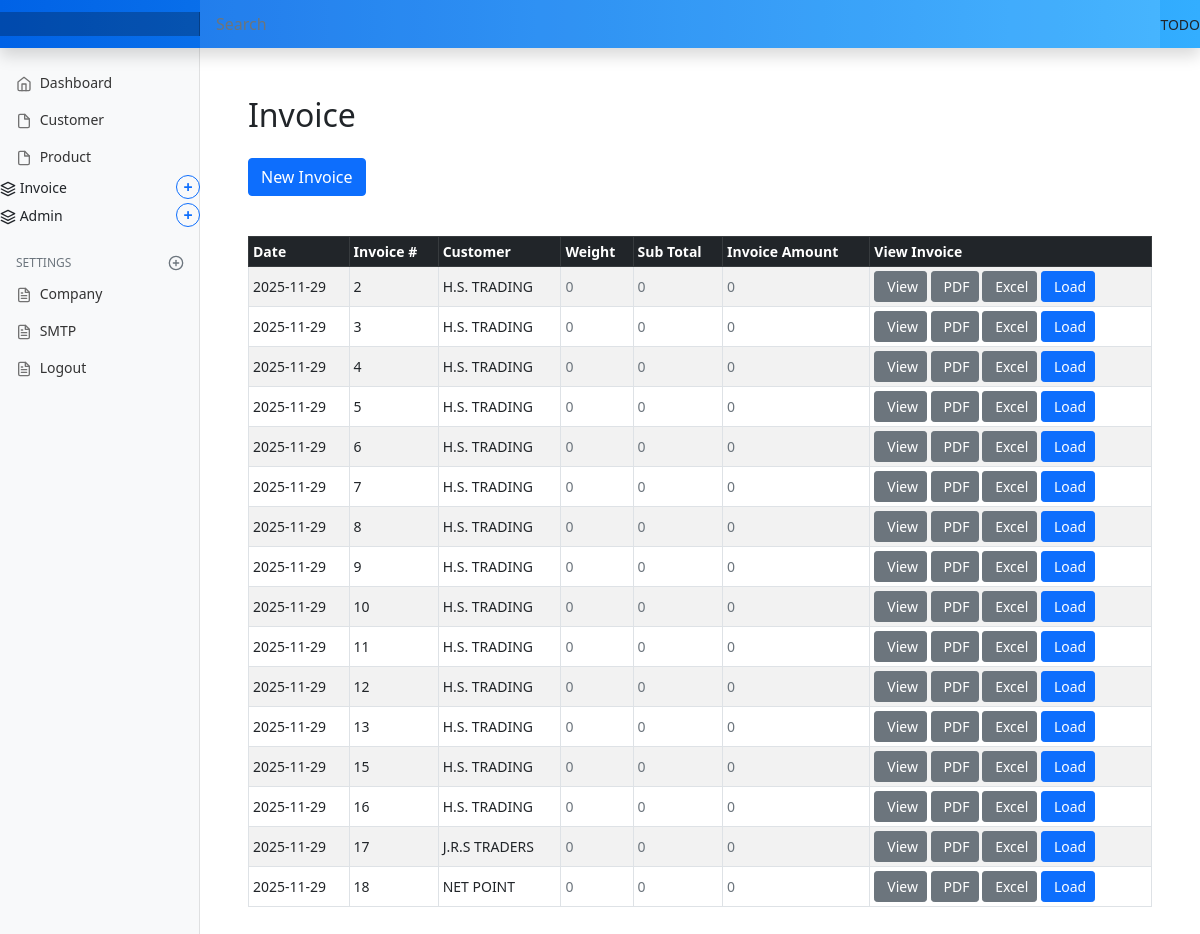
The app's page /invoice/invoice_entry/save, older data.
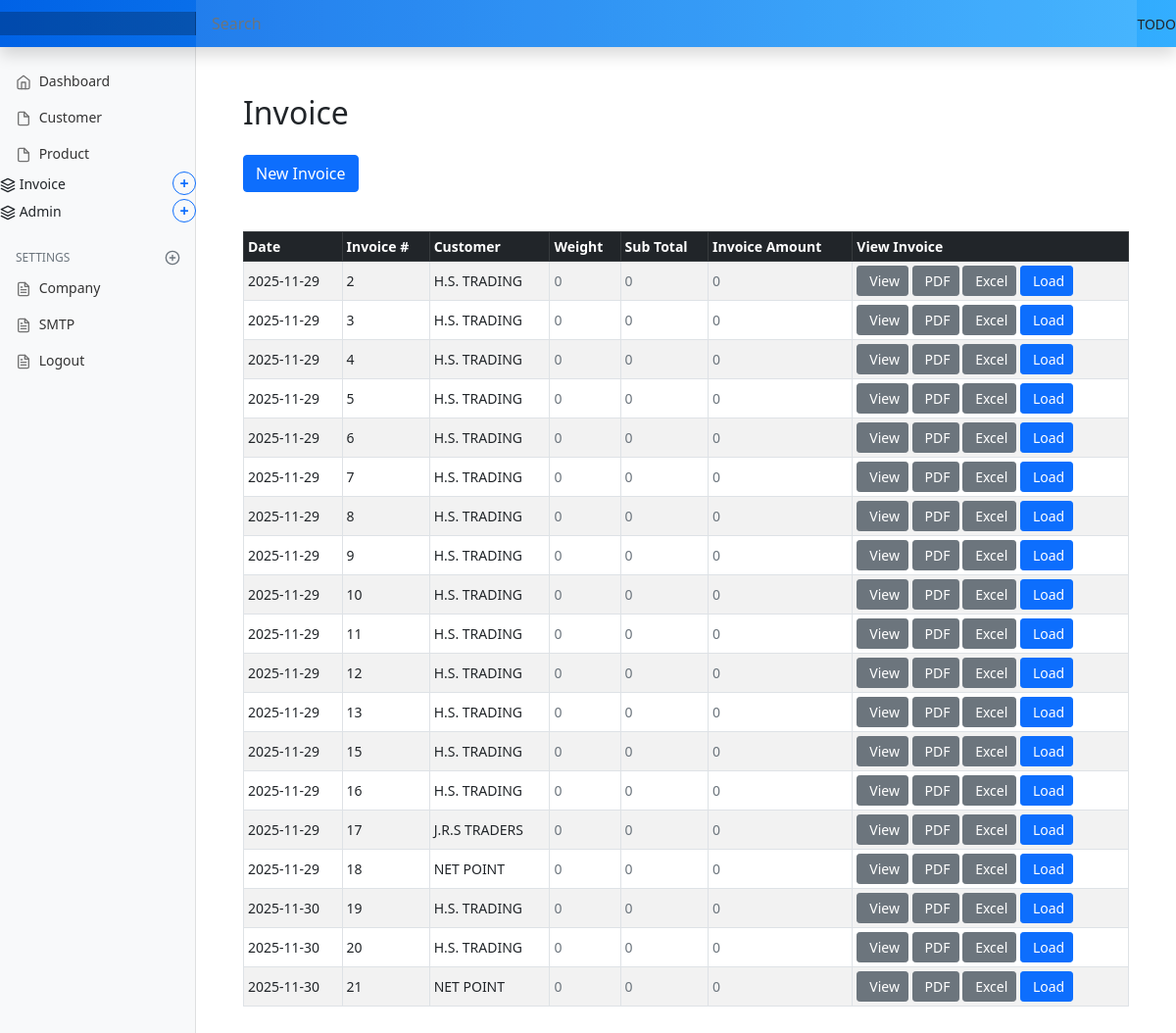
The same page, newer data.
### marania_invoice_app/models.py (models this page shows, shortened)
class Invoice(models.Model):
    invoice_date = models.DateField(null=True, blank=True, default=date.today)
    invoice_number = models.CharField(max_length=50, unique=True, null=True)
    customer_code = models.CharField(max_length=50, unique=False, null=True)
    customer_name = models.CharField(max_length=100, null=True)
    customer_gst = models.CharField(max_length=20, null=True, blank=True)
    customer_address = models.TextField(null=True, blank=True)
    customer_contact = models.CharField(max_length=30, null=True, blank=True)
    customer_email = models.EmailField(null=True, blank=True)
    ship_to_customer_code = models.CharField(max_length=50, unique=False, null=True)
    ship_to_customer_name = models.CharField(max_length=100, null=True)
    ship_to_customer_gst = models.CharField(max_length=20, null=True, blank=True)
    ship_to_customer_address = models.TextField(null=True, blank=True)
    ship_to_customer_contact = models.CharField(max_length=30, null=True, blank=True)
    ship_to_customer_email = models.EmailField(null=True, blank=True)
    dispatched_through = models.CharField(max_length=100, null=True, blank=True)

### marania_invoice_app/views.py (the view)
# urls.py: path('invoice_entry/save', views.invoice_save, name='invoice_save'),
def invoice_save(request):
    if request.method == 'POST':
        try:
            invoice_number = request.POST.get('invoice_number')
            invoice_instance = Invoice.objects.filter(invoice_number=invoice_number).first()
            if invoice_instance:
                print("^^^UPDATE MODE^^^^")
                form = InvoiceForm(request.POST, instance=invoice_instance)
            else:
                print("^^^INSERT MODE^^^^")
                form = InvoiceForm(request.POST)
            if form.is_valid():
                invoice_instance = form.save()   # Creates or updates
                invoice_number_int = int(form.cleaned_data['invoice_number'])
                try:
                    with transaction.atomic():
                        settings = CompanySettings.objects.select_for_update().get(id=1)
                        settings.current_invoice_number = invoice_number_int
                        settings.save()
                except CompanySettings.DoesNotExist:
                    print("###Exception raised while saving the invoice number")
                    pass
                item_spec_list             = request.POST.getlist('item_spec[]')
                item_code_list             = request.POST.getlist('item_code[]')
                item_description_list      = request.POST.getlist('item_description[]')
                item_mesh_size_list        = request.POST.getlist('item_mesh_size[]')
                item_mesh_depth_list       = request.POST.getlist('item_mesh_depth[]')
                item_quantity_list         = request.POST.getlist('item_quantity[]')
                item_price_list            = request.POST.getlist('item_price[]')
                item_gst_amount_list       = request.POST.getlist('item_gst_amount[]')
                item_total_with_gst_list   = request.POST.getlist('item_total_with_gst[]')
                item_hsn_code_list         = request.POST.getlist('item_hsn_code[]')
                if invoice_instance:
                    InvoiceItem.objects.filter(invoice=invoice_instance).delete()
                invoice_item_list = []
                for index in range(len(item_code_list)):
                    if item_code_list[index].strip():
                        invoice_item_list.append(
                            InvoiceItem(
                                invoice               = invoice_instance,
                                item_spec             = item_spec_list[index],
                                item_code             = item_code_list[index],
                                item_description      = item_description_list[index],
                                item_mesh_size        = item_mesh_size_list[index],
                                item_mesh_depth       = item_mesh_depth_list[index],
                                item_quantity         = item_quantity_list[index],
                                item_price            = item_price_list[index],
                                item_gst_amount       = item_gst_amount_list[index],
                                item_total_with_gst   = item_total_with_gst_list[index],
                                item_hsn_code         = item_hsn_code_list[index],
                            )
                        )
                if invoice_item_list:
                    InvoiceItem.objects.bulk_create(invoice_item_list)
            else:
                print("FORM IS NOT VALID")
                print(form.errors)
        except Exception as e:
            print("Exception raised...")
            print(f"Error: {e}")
            return HttpResponse(f"An error occurred: {e}")
        return redirect('invoice_entry')
    else:
        form = InvoiceForm()
    invoices = Invoice.objects.all()
    context = {
        'invoice_form': InvoiceForm(),
        'invoices': invoices
    }
    return render(request, 'marania_invoice_app/invoice_entry.html', context)

### marania_invoice_app/templatetags/dict_extras.py (called while the page is built)
@register.filter
def get_item(dictionary, key):
    if dictionary is None or dictionary == "":
        return {}
    return dictionary.get(key)

### templates/marania_invoice_app/invoice_entry.html (shortened to what this page needs)
{% extends 'partials/base.html' %}
{% load static %}
{% load crispy_forms_tags %}
{% block main %}
{% load dict_extras %}
<main class="col-md-9 ms-sm-auto col-lg-10 px-md-4">
  <div class="container my-5">
    <h2 class="mb-4">Invoice</h2>
    <button class="btn btn-primary mb-3" type="button" data-bs-toggle="collapse" data-bs-target="#customerForm" aria-expanded="false" aria-controls="customerForm">
      New Invoice
    </button>
    <div class="invoice-list mt-4">
      {% if invoices %}
        <div class="table-responsive">
          <table class="table table-striped table-hover table-bordered table-sm align-middle">
            <thead class="table-dark">
              <tr>
                <th scope="col">Date</th>
                <th scope="col">Invoice #</th>
                <th scope="col">Customer</th>
                <th scope="col">Weight</th>
                <th scope="col">Sub Total</th>
                <th scope="col">Invoice Amount</th>
                <th scope="col">View Invoice</th>
              </tr>
            </thead>
            <tbody>
              {% for invoice in invoices %}
                <tr>
                  <td>{{ invoice.invoice_date|date:"Y-m-d" }}</td>
                  <td>{{ invoice.invoice_number }}</td>
                  <td>{{ invoice.customer_name }}</td>
                  {% with invoice_item=invoiceitems|get_item:invoice.invoice_number %}
                    <td>
                      {% if invoice_item %}
                        {{ invoice_item.weight }}
                      {% else %}
                        <span class="text-muted">0</span>
                      {% endif %}
                    </td>
                     <td>
                      {% if invoice_item %}
                        {{ invoice_item.sub_total }}
                      {% else %}
                        <span class="text-muted">0</span>
                      {% endif %}
                    </td>
                     <td>
                      {% if invoice_item %}
                        {{ invoice_item.invoice_amount }}
                      {% else %}
                        <span class="text-muted">0</span>
                      {% endif %}
                    </td>
                  {% endwith %}
                  <td>
                    <a href="javascript:void(0);"
                      onclick="openInvoicePopup('{{ invoice.invoice_number }}')"
                      class="btn btn-sm btn-secondary d-inline-flex align-items-center">
                       View
                    </a>
                 <a href="{% url 'invoice_pdf' invoice.invoice_number %}"
                    class="btn btn-sm btn-secondary d-inline-flex align-items-center">
                     PDF
                  </a>
                     <a href="javascript:void(0);"
                      onclick="openInvoicePopup('{{ invoice.invoice_number }}')"
                      class="btn btn-sm btn-secondary d-inline-flex align-items-center">
                       Excel
                    </a>
                    <a href="javascript:void(0);"
                       onclick="loadInvoice('{{ invoice.invoice_number }}')"
                        class="btn btn-sm btn-primary d-inline-flex align-items-center">
                         Load
                    </a>
                  </td>
                </tr>
              {% endfor %}
            </tbody>
          </table>
        </div>
      {% else %}
        <p class="text-muted">No invoices found.</p>
      {% endif %}
    </div>
  </div>
</main>
{% endblock %}

### templates/partials/base.html (shortened to what this page needs)
{% load static %}
<!doctype html>
<html lang="en">
  <head>
    <link href="{% static 'assets/css/bootstrap.min.css' %}" rel="stylesheet">
    <link href="{% static 'assets/css/dashboard.css' %}" rel="stylesheet">
  </head>
  <body>
<header class="navbar navbar-dark sticky-top"
style="background: linear-gradient(90deg, #0062E6, #33AEFF); flex-wrap: nowrap; padding: 0; box-shadow: 0 0.5rem 1rem rgba(0,0,0,.15);">
  <a class="navbar-brand col-md-3 col-lg-2 me-0 px-3" href="#"> {{ config.CompanyName }}</a>
  <input class="form-control form-control-dark w-100" type="text" placeholder="Search" aria-label="Search">
  <div class="navbar-nav">
    <div class="nav-item text-nowrap">
     TODO
    </div>
  </div>
</header>
<div class="container-fluid">
  <div class="row">
    <nav id="sidebarMenu" class="col-md-3 col-lg-2 d-md-block bg-light sidebar collapse">
      <div class="position-sticky pt-3">
        <ul class="nav flex-column">
          <li class="nav-item">
            <a class="nav-link" href="{% url 'dashboard' %}">
              <span data-feather="home"></span>
              Dashboard
            </a>
          </li>
          <li class="nav-item">
           <a class="nav-link" href="{% url 'customer' %}">
              <span data-feather="file"></span>
              Customer
            </a>
          </li>
          <li class="nav-item">
           <a class="nav-link" href="{% url 'dashboard' %}">
              <span data-feather="file"></span>
              Product
            </a>
          </li>
            <li class="nav-item">
            <div class="d-flex justify-content-between align-items-center mb-1">
              <span>
                <span data-feather="layers"></span>
                Invoice
              </span>
              <button class="collapse-btn btn btn-outline-primary btn-sm rounded-circle"
                      type="button"
                      data-bs-toggle="collapse"
                      data-bs-target="#InvoiceSubmenu"
                      aria-expanded="false"
                      aria-controls="InvoiceSubmenu">
                +
              </button>
            </div>
          </li>
          <li class="nav-item">
            <div class="d-flex justify-content-between align-items-center mb-1">
              <span>
                <span data-feather="layers"></span>
                Admin
              </span>
              <button class="collapse-btn btn btn-outline-primary btn-sm rounded-circle"
                      type="button"
                      data-bs-toggle="collapse"
                      data-bs-target="#adminSubmenu"
                      aria-expanded="false"
                      aria-controls="adminSubmenu">
                +
              </button>
            </div>
          </li>
        <h6 class="sidebar-heading d-flex justify-content-between align-items-center px-3 mt-4 mb-1 text-muted">
          <span>Settings</span>
          <a class="link-secondary" href="#" aria-label="Add a new report">
            <span data-feather="plus-circle"></span>
          </a>
        </h6>
        <ul class="nav flex-column mb-2">
          <li class="nav-item">
            <a class="nav-link"  href="{% url 'company_settings' %}">
              <span data-feather="file-text"></span>
              Company
            </a>
          </li>
          <li class="nav-item">
            <a class="nav-link" href="#">
              <span data-feather="file-text"></span>
              SMTP
            </a>
          </li>
          <li class="nav-item">
            <a class="nav-link" href="#">
              <span data-feather="file-text"></span>
              Logout
            </a>
          </li>
        </ul>
      </div>
    </nav>
  {% block main %}
  {% endblock %}
  </div>
</div>
  </body>
</html>

### static/assets/css/dashboard.css (style rules this page uses)
body { font-size: .875rem; }
.feather { width: 16px; height: 16px; vertical-align: text-bottom; }
.sidebar { position: fixed; top: 0; bottom: 0; left: 0; z-index: 100; padding: 48px 0 0; box-shadow: inset -1px 0 0 rgba(0, 0, 0, .1); }
.sidebar .nav-link { font-weight: 500; color: #333; }
.sidebar .nav-link .feather { margin-right: 4px; color: #727272; }
.sidebar-heading { font-size: .75rem; text-transform: uppercase; }
.navbar-brand { padding-top: .75rem; padding-bottom: .75rem; font-size: 1rem; background-color: rgba(0, 0, 0, .25); box-shadow: inset -1px 0 0 rgba(0, 0, 0, .25); }
.navbar .form-control { padding: .75rem 1rem; border-width: 0; border-radius: 0; }
.form-control-dark { color: #fff; background-color: rgba(255, 255, 255, .1); border-color: rgba(255, 255, 255, .1); }

### templates/partials/base.html (style rules this page uses)
.collapse-btn { width: 24px; height: 24px; display: flex; align-items: center; justify-content: center; padding: 0; font-size: 16px; font-weight: bold; transition: all 0.3s ease; }

Row changes from the older to the newer data that the page shows:
added Invoice: invoice_date "2025-11-30", invoice_number "19", customer_name "H.S. TRADING"
added Invoice: invoice_date "2025-11-30", invoice_number "20", customer_name "H.S. TRADING"
added Invoice: invoice_date "2025-11-30", invoice_number "21", customer_name "NET POINT"
